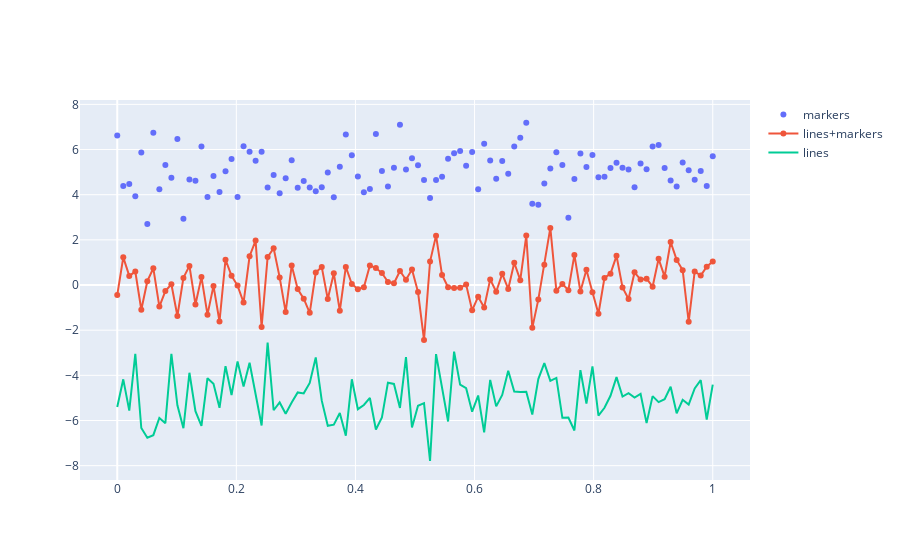

Notebook cell for this chart:
### Markdown cell above
## Function demo

### Code cell
# Imports

import plotly.graph_objects as go
import numpy as np
from tools.cplot import cplot


# Create random data with numpy
np.random.seed(1)

N = 100
random_x = np.linspace(0, 1, N)
random_y0 = np.random.randn(N) + 5
random_y1 = np.random.randn(N)
random_y2 = np.random.randn(N) - 5

# Call plot function

cplot(random_x, random_y0, random_y1, random_y2)
